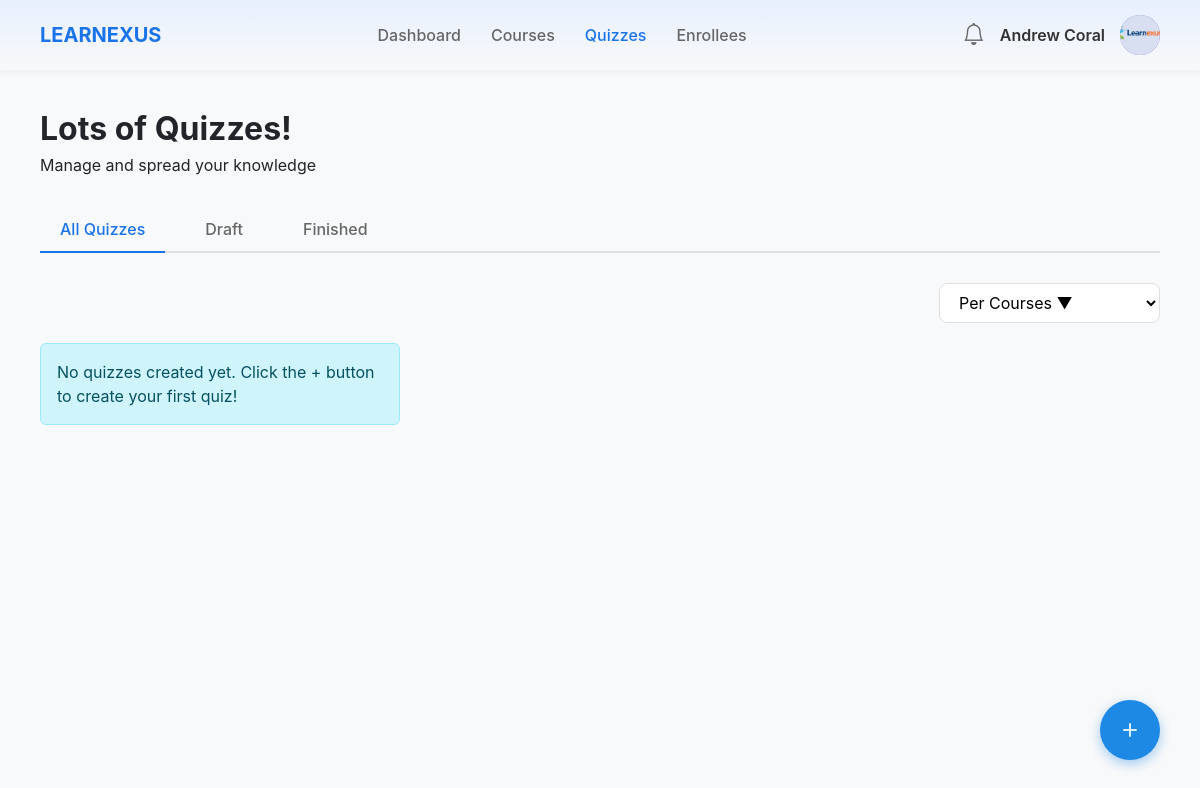
/teacher/quizzes.php (signed in), run on an earlier commit of the app's database.
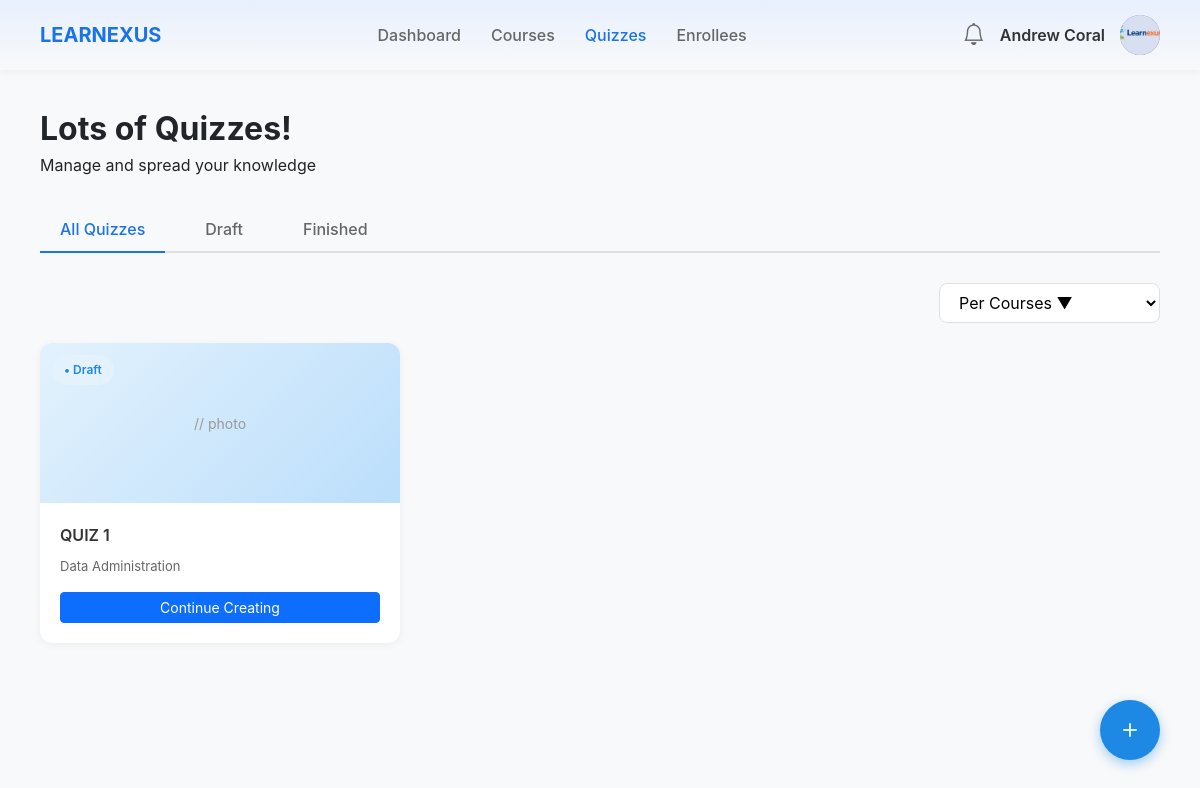
And on a later commit of the database.
### tables this page shows
CREATE TABLE `quizzes` (
  `quizID` int(11) NOT NULL,
  `courseID` int(11) NOT NULL,
  `title` varchar(255) NOT NULL,
  `description` text DEFAULT NULL,
  `allowRetake` tinyint(1) DEFAULT 1,
  `passingScore` int(11) DEFAULT 70,
  `timeLimitMinutes` int(11) DEFAULT NULL,
  `createdAt` timestamp NOT NULL DEFAULT current_timestamp()
);

CREATE TABLE `courses` (
  `courseID` int(11) NOT NULL,
  `teacherID` int(11) NOT NULL,
  `title` varchar(255) NOT NULL,
  `description` text DEFAULT NULL,
  `price` decimal(10,2) DEFAULT 0.00,
  `category` varchar(100) DEFAULT NULL,
  `status` enum('draft','published','archived') DEFAULT 'draft',
  `passingScore` int(11) DEFAULT 70,
  `createdAt` timestamp NOT NULL DEFAULT current_timestamp()
);

### teacher/quizzes.php (the view, shortened to what this page needs)
<?php
require_once '../database/db_connect.php';
$teacherID = $_SESSION['user_id'];
$stmt = $conn->prepare("SELECT * FROM users WHERE userID = ?");
$stmt->execute([$teacherID]);
$user = $stmt->fetch();
$stmt = $conn->prepare("
    SELECT q.*, c.title as courseTitle,
           (SELECT COUNT(*) FROM questions WHERE quizID = q.quizID) as questionCount
    FROM quizzes q
    JOIN courses c ON q.courseID = c.courseID
    WHERE c.teacherID = ?
    ORDER BY q.createdAt DESC
");
$stmt->execute([$teacherID]);
$quizzes = $stmt->fetchAll();
?>
<!DOCTYPE html>
<html lang="en">
<head>
    <link href="https://cdn.jsdelivr.net/npm/bootstrap@5.3.3/dist/css/bootstrap.min.css" rel="stylesheet">
    <link rel="stylesheet" href="https://cdn.jsdelivr.net/npm/bootstrap-icons@1.11.1/font/bootstrap-icons.css">
</head>
<body>
    <div class="top-nav">
         <a href="dashboard.php" class="brand text-decoration-none">
    LEARNEXUS
</a>
        <div class="nav-menu">
            <a href="dashboard.php" class="nav-link">Dashboard</a>
            <a href="courses.php" class="nav-link">Courses</a>
            <a href="quizzes.php" class="nav-link active">Quizzes</a>
            <a href="enrollees.php" class="nav-link">Enrollees</a>
        </div>
        <div class="user-section">
    <i class="bi bi-bell" style="font-size: 22px; color: #666; cursor: pointer;"></i>
    <a href="settings.php" style="font-weight: 600; color: #333; text-decoration: none;">
        <?php echo htmlspecialchars($_SESSION['first_name'] . ' ' . $_SESSION['last_name']); ?>
    </a>
    <a href="settings.php" style="display: inline-block; text-decoration: none;">
        <div class="user-avatar">
            <?php if (!empty($user['avatar']) && file_exists($user['avatar'])): ?>
                <img src="<?php echo htmlspecialchars($user['avatar']); ?>" alt="Avatar">
            <?php else: ?>
                <?php echo strtoupper(substr($_SESSION['first_name'], 0, 1)); ?>
            <?php endif; ?>
        </div>
    </a>
</div>
    </div>
    <div class="container-main">
        <div class="page-header">
            <h1>Lots of Quizzes!</h1>
            <p>Manage and spread your knowledge</p>
        </div>
        <div class="tabs">
            <div class="tab active" data-tab="all">All Quizzes</div>
            <div class="tab" data-tab="draft">Draft</div>
            <div class="tab" data-tab="finished">Finished</div>
        </div>
        <div class="filter-section">
            <div class="course-filter">
                <select class="filter-dropdown" id="courseFilter">
                    <option value="">Per Courses ▼</option>
                </select>
            </div>
        </div>
        <div class="quiz-grid">
            <?php if (count($quizzes) > 0): ?>
                <?php foreach ($quizzes as $quiz): ?>
                    <div class="quiz-card" data-course="<?php echo $quiz['courseID']; ?>" data-status="<?php echo $quiz['questionCount'] > 0 ? 'finished' : 'draft'; ?>">
                        <div class="quiz-image">
                            <span class="status-badge <?php echo $quiz['questionCount'] > 0 ? 'finished' : ''; ?>">
                                • <?php echo $quiz['questionCount'] > 0 ? 'Finished' : 'Draft'; ?>
                            </span>
                            // photo
                        </div>
                        <div class="quiz-body">
                            <div class="quiz-title"><?php echo htmlspecialchars($quiz['title']); ?></div>
                            <div style="font-size: 13px; color: #666; margin-bottom: 15px;">
                                <?php echo htmlspecialchars($quiz['courseTitle']); ?>
                            </div>
                            <button class="btn btn-primary btn-sm w-100"
                                    onclick="window.location.href='edit_quiz.php?id=<?php echo $quiz['quizID']; ?>'">
                                <?php echo $quiz['questionCount'] > 0 ? 'Edit Quiz' : 'Continue Creating'; ?>
                            </button>
                        </div>
                    </div>
                <?php endforeach; ?>
            <?php else: ?>
                <div class="col-12">
                    <div class="alert alert-info">
                        No quizzes created yet. Click the + button to create your first quiz!
                    </div>
                </div>
            <?php endif; ?>
        </div>
    </div>
    <button class="add-quiz-btn" onclick="window.location.href='create_quiz.php'">
        <i class="bi bi-plus"></i>
    </button>
</body>
</html>

What changed in the data, as far as the page shows it:
added quizzes: title "QUIZ 1", courseID.title "Data Administration"
Also different on the page:
text no longer shown: "No quizzes created yet. Click the + button to create your first quiz!"
